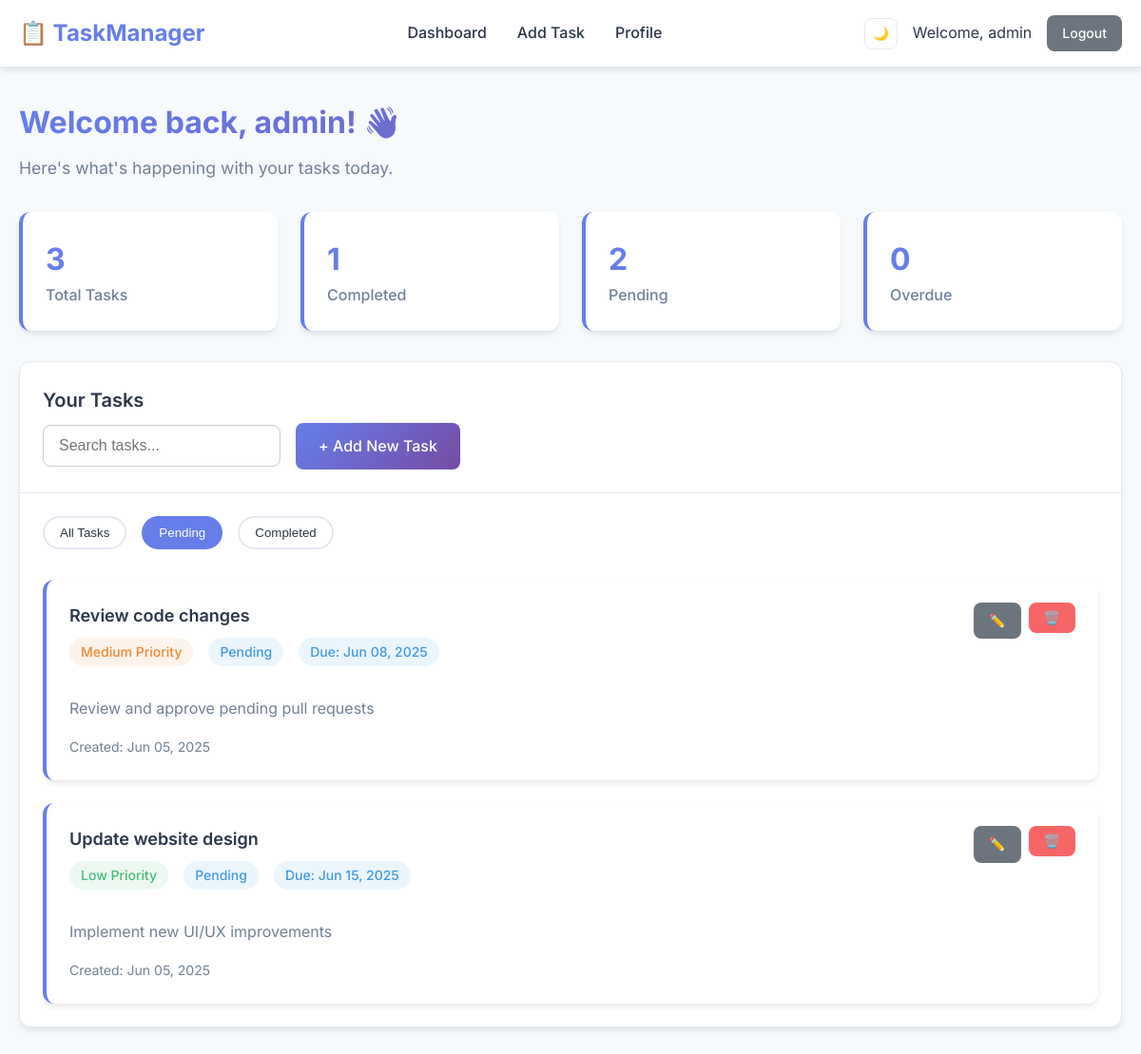
Screenshot of /pages/home.php?filter=pending (signed in) with the database file from the repository.
### tables this page shows
CREATE TABLE tasks (
    id INT AUTO_INCREMENT PRIMARY KEY,
    user_id INT NOT NULL,
    title VARCHAR(100) NOT NULL,
    description TEXT,
    priority ENUM('low', 'medium', 'high') DEFAULT 'medium',
    status ENUM('pending', 'in_progress', 'completed') DEFAULT 'pending',
    due_date DATE NULL,
    created_at TIMESTAMP DEFAULT CURRENT_TIMESTAMP,
    updated_at TIMESTAMP DEFAULT CURRENT_TIMESTAMP ON UPDATE CURRENT_TIMESTAMP,
    FOREIGN KEY (user_id) REFERENCES users(id) ON DELETE CASCADE,
    INDEX idx_user_id (user_id),
    INDEX idx_status (status),
    INDEX idx_priority (priority),
    INDEX idx_due_date (due_date)
);

### includes/functions.php (called while the page is built, shortened)
<?php
function sanitize($data) {
    return htmlspecialchars(trim($data));
}
function getTaskStats($pdo, $user_id) {
    $stmt = $pdo->prepare("SELECT
        COUNT(*) as total,
        SUM(CASE WHEN status = 'completed' THEN 1 ELSE 0 END) as completed,
        SUM(CASE WHEN status = 'pending' THEN 1 ELSE 0 END) as pending,
        SUM(CASE WHEN due_date < CURDATE() AND status = 'pending' THEN 1 ELSE 0 END) as overdue
        FROM tasks WHERE user_id = ?");
    $stmt->execute([$user_id]);
    return $stmt->fetch();
}
function formatDate($date) {
    return date('M d, Y', strtotime($date));
}
function getPriorityClass($priority) {
    switch($priority) {
        case 'medium': return 'priority-medium';
        case 'low': return 'priority-low';
    }
}
function getStatusClass($status) {
    return $status === 'completed' ? 'status-completed' : 'status-pending';
}
?>

### pages/home.php (the view, shortened to what this page needs)
<?php
require_once '../includes/header.php';
$stats = getTaskStats($pdo, $_SESSION['user_id']);
$filter = isset($_GET['filter']) ? $_GET['filter'] : 'all';
$search = isset($_GET['search']) ? $_GET['search'] : '';
$query = "SELECT * FROM tasks WHERE user_id = ?";
$params = [$_SESSION['user_id']];
if ($filter !== 'all') {
    $query .= " AND status = ?";
    $params[] = $filter;
}
$query .= " ORDER BY created_at DESC";
$stmt = $pdo->prepare($query);
$stmt->execute($params);
$tasks = $stmt->fetchAll();
?>
<div class="dashboard-header">
    <h1 class="welcome-text">Welcome back, <?php echo sanitize($_SESSION['username']); ?>! 👋</h1>
    <p style="color: var(--text-secondary); font-size: 1.1rem;">Here's what's happening with your tasks today.</p>
</div>
<div class="stats-grid">
    <div class="stat-card">
        <div class="stat-number"><?php echo $stats['total']; ?></div>
        <div class="stat-label">Total Tasks</div>
    </div>
    <div class="stat-card">
        <div class="stat-number"><?php echo $stats['completed']; ?></div>
        <div class="stat-label">Completed</div>
    </div>
    <div class="stat-card">
        <div class="stat-number"><?php echo $stats['pending']; ?></div>
        <div class="stat-label">Pending</div>
    </div>
    <div class="stat-card">
        <div class="stat-number"><?php echo $stats['overdue']; ?></div>
        <div class="stat-label">Overdue</div>
    </div>
</div>
<div class="card">
    <div class="card-header">
        <h2 class="card-title">Your Tasks</h2>
        <div style="display: flex; gap: 1rem; align-items: center; flex-wrap: wrap;">
            <input type="text" id="search" placeholder="Search tasks..." class="form-input"
                   style="max-width: 250px;" value="<?php echo sanitize($search); ?>">
            <a href="add_task.php" class="btn btn-primary">+ Add New Task</a>
        </div>
    </div>
    <div class="card-body">
        <div class="task-filters">
            <button class="filter-btn <?php echo $filter === 'all' ? 'active' : ''; ?>"
                    onclick="filterTasks('all')">All Tasks</button>
            <button class="filter-btn <?php echo $filter === 'pending' ? 'active' : ''; ?>"
                    onclick="filterTasks('pending')">Pending</button>
            <button class="filter-btn <?php echo $filter === 'completed' ? 'active' : ''; ?>"
                    onclick="filterTasks('completed')">Completed</button>
        </div>
        <?php if (empty($tasks)): ?>
            <div style="text-align: center; padding: 3rem; color: var(--text-secondary);">
                <h3>No tasks found</h3>
                <p>Start by creating your first task!</p>
                <a href="add_task.php" class="btn btn-primary" style="margin-top: 1rem;">Create Task</a>
            </div>
        <?php else: ?>
            <div class="tasks-grid">
                <?php foreach ($tasks as $task): ?>
                    <div class="task-card" data-status="<?php echo $task['status']; ?>">
                        <div class="task-header">
                            <div style="flex-grow: 1;">
                                <h3 class="task-title"><?php echo sanitize($task['title']); ?></h3>
                                <div class="task-meta">
                                    <span class="task-priority <?php echo getPriorityClass($task['priority']); ?>">
                                        <?php echo ucfirst($task['priority']); ?> Priority
                                    </span>
                                    <span class="task-status <?php echo getStatusClass($task['status']); ?>">
                                        <?php echo ucfirst($task['status']); ?>
                                    </span>
                                    <?php if ($task['due_date']): ?>
                                        <span class="task-due" style="background: rgba(66, 153, 225, 0.1); color: var(--info-color);">
                                            Due: <?php echo formatDate($task['due_date']); ?>
                                        </span>
                                    <?php endif; ?>
                                </div>
                            </div>
                            <div class="task-actions">
                                <a href="edit_task.php?id=<?php echo $task['id']; ?>" class="btn btn-sm btn-secondary" title="Edit Task">✏️</a>
                                <form method="POST" action="../actions/task_actions.php" style="display: inline;"
                                      onsubmit="return confirmDelete(<?php echo $task['id']; ?>, '<?php echo sanitize($task['title']); ?>')">
                                    <button type="submit" class="btn btn-sm btn-danger" title="Delete Task">🗑️</button>
                                </form>
                            </div>
                        </div>
                        <?php if ($task['description']): ?>
                            <div class="task-description">
                                <?php echo nl2br(sanitize($task['description'])); ?>
                            </div>
                        <?php endif; ?>
                        <div style="font-size: 0.875rem; color: var(--text-secondary); margin-top: 1rem;">
                            Created: <?php echo formatDate($task['created_at']); ?>
                        </div>
                    </div>
                <?php endforeach; ?>
            </div>
        <?php endif; ?>
    </div>
</div>
<?php require_once '../includes/footer.php'; ?>

### css/style.css (style rules this page uses)
:root { --primary-color: #667eea; --primary-dark: #5a67d8; --secondary-color: #764ba2; --success-color: #48bb78; --warning-color: #ed8936; --danger-color: #f56565; --info-color: #4299e1; --bg-color: #f7fafc; --card-bg: #ffffff; --text-primary: #2d3748; --text-secondary: #718096; --border-color: #e2e8f0; --shadow: 0 4px 6px -1px rgba(0, 0, 0, 0.1); --shadow-lg: 0 10px 15px -3px rgba(0, 0, 0, 0.1); }
* { margin: 0; padding: 0; box-sizing: border-box; }
body { font-family: 'Inter', -apple-system, BlinkMacSystemFont, 'Segoe UI', Roboto, sans-serif; background: var(--bg-color); color: var(--text-primary); line-height: 1.6; transition: all 0.3s ease; }
.card { background: var(--card-bg); border-radius: 12px; box-shadow: var(--shadow); border: 1px solid var(--border-color); transition: all 0.3s ease; }
.card-header { padding: 1.5rem; border-bottom: 1px solid var(--border-color); }
.card-title { font-size: 1.25rem; font-weight: 600; margin-bottom: 0.5rem; }
.card-body { padding: 1.5rem; }
.form-input { width: 100%; padding: 0.75rem 1rem; border: 1px solid var(--border-color); border-radius: 8px; background: var(--card-bg); color: var(--text-primary); font-size: 1rem; transition: all 0.3s ease; }
.btn { display: inline-flex; align-items: center; justify-content: center; padding: 0.75rem 1.5rem; border: none; border-radius: 8px; font-size: 1rem; font-weight: 500; cursor: pointer; text-decoration: none; transition: all 0.3s ease; gap: 0.5rem; }
.btn-primary { background: linear-gradient(135deg, var(--primary-color), var(--secondary-color)); color: white; }
.btn-danger { background: var(--danger-color); color: white; }
.btn-secondary { background: var(--text-secondary); color: white; }
.btn-sm { padding: 0.5rem 1rem; font-size: 0.875rem; }
.dashboard-header { margin-bottom: 2rem; }
.welcome-text { font-size: 2rem; font-weight: 700; margin-bottom: 0.5rem; background: linear-gradient(135deg, var(--primary-color), var(--secondary-color)); -webkit-background-clip: text; -webkit-text-fill-color: transparent; background-clip: text; }
.stats-grid { display: grid; grid-template-columns: repeat(auto-fit, minmax(200px, 1fr)); gap: 1.5rem; margin-bottom: 2rem; }
.stat-card { background: var(--card-bg); padding: 1.5rem; border-radius: 12px; box-shadow: var(--shadow); border-left: 4px solid var(--primary-color); transition: all 0.3s ease; }
.stat-number { font-size: 2rem; font-weight: 700; color: var(--primary-color); }
.stat-label { color: var(--text-secondary); font-weight: 500; }
.task-filters { display: flex; gap: 1rem; margin-bottom: 2rem; flex-wrap: wrap; }
.filter-btn { padding: 0.5rem 1rem; border: 2px solid var(--border-color); background: var(--card-bg); color: var(--text-primary); border-radius: 25px; cursor: pointer; transition: all 0.3s ease; }
.filter-btn.active, .filter-btn:hover { border-color: var(--primary-color); background: var(--primary-color); color: white; }
.tasks-grid { display: grid; gap: 1.5rem; }
.task-card { background: var(--card-bg); border-radius: 12px; padding: 1.5rem; box-shadow: var(--shadow); border-left: 4px solid var(--primary-color); transition: all 0.3s ease; }
.task-header { display: flex; justify-content: between; align-items: flex-start; margin-bottom: 1rem; }
.task-title { font-size: 1.125rem; font-weight: 600; margin-bottom: 0.5rem; flex-grow: 1; }
.task-actions { display: flex; gap: 0.5rem; }
.task-meta { display: flex; gap: 1rem; margin-bottom: 1rem; flex-wrap: wrap; }
.task-priority, .task-status, .task-due { padding: 0.25rem 0.75rem; border-radius: 20px; font-size: 0.875rem; font-weight: 500; }
.priority-medium { background: rgba(237, 137, 54, 0.1); color: var(--warning-color); }
.priority-low { background: rgba(72, 187, 120, 0.1); color: var(--success-color); }
.status-pending { background: rgba(66, 153, 225, 0.1); color: var(--info-color); }
.task-description { color: var(--text-secondary); margin-bottom: 1rem; }

### css/style2.css (style rules this page uses)
input[type="text"], input[type="email"], input[type="date"], input[type="password"], textarea, select { padding: 0.75rem 1rem; font-size: 1rem; border: 1px solid #ccc; border-radius: 8px; background-color: #fff; color: #333; outline: none; transition: all 0.2s ease-in-out; box-shadow: inset 0 1px 2px rgba(0, 0, 0, 0.05); }
.btn-secondary { background-color: #6c757d; color: white; }

### rows the page displays
tasks: title "Review code changes", priority "Medium", status "Pending", due_date "Jun 08, 2025", description "Review and approve pending pull requests", created_at "Jun 05, 2025"
tasks: title "Update website design", priority "Low", status "Pending", due_date "Jun 15, 2025", description "Implement new UI/UX improvements", created_at "Jun 05, 2025"

### other values shown
$_SESSION['username'] "admin"
$stats['total'] "3"
$stats['completed'] "1"
$stats['pending'] "2"
$stats['overdue'] "0"
